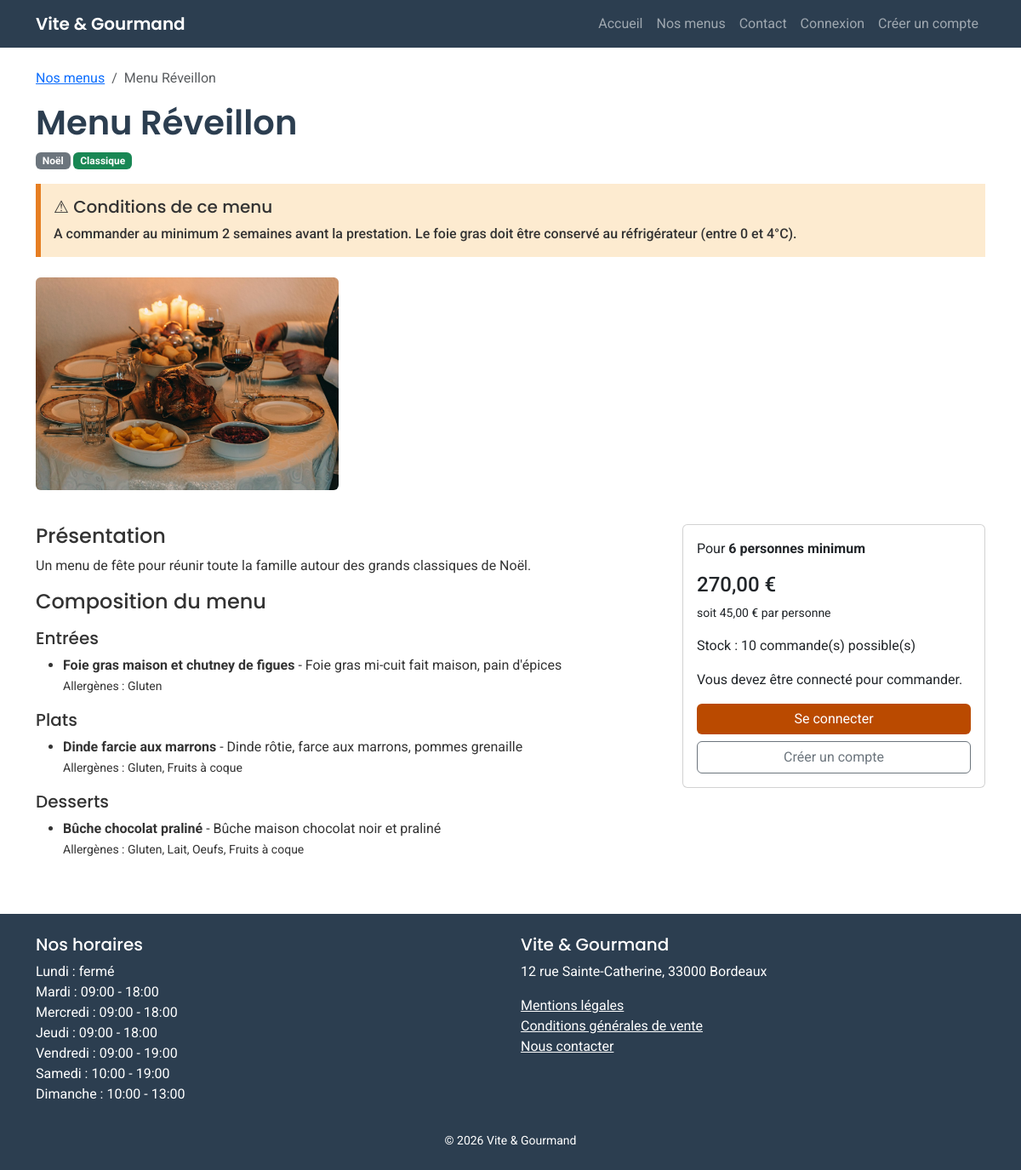
/menu_detail.php?id=1, run on the app's committed database.
### tables this page shows
CREATE TABLE menu (
    id INT AUTO_INCREMENT PRIMARY KEY,
    titre VARCHAR(100) NOT NULL,
    description TEXT,
    theme_id INT NOT NULL,
    regime_id INT NOT NULL,
    nb_personnes_min INT NOT NULL,
    prix DECIMAL(8,2) NOT NULL,  
    conditions TEXT,
    stock INT NOT NULL DEFAULT 0,
    date_creation DATETIME DEFAULT CURRENT_TIMESTAMP,
    FOREIGN KEY (theme_id) REFERENCES theme(id),
    FOREIGN KEY (regime_id) REFERENCES regime(id)
);

CREATE TABLE theme (
    id INT AUTO_INCREMENT PRIMARY KEY,
    libelle VARCHAR(50) NOT NULL
);

CREATE TABLE regime (
    id INT AUTO_INCREMENT PRIMARY KEY,
    libelle VARCHAR(50) NOT NULL
);

CREATE TABLE menu_image (
    id INT AUTO_INCREMENT PRIMARY KEY,
    menu_id INT NOT NULL,
    chemin VARCHAR(255) NOT NULL,
    texte_alt VARCHAR(255),
    FOREIGN KEY (menu_id) REFERENCES menu(id) ON DELETE CASCADE
);

CREATE TABLE plat (
    id INT AUTO_INCREMENT PRIMARY KEY,
    nom VARCHAR(100) NOT NULL,
    type ENUM('entree', 'plat', 'dessert') NOT NULL,
    description TEXT
);

CREATE TABLE horaire (
    id INT AUTO_INCREMENT PRIMARY KEY,
    jour VARCHAR(20) NOT NULL,
    heure_ouverture TIME NULL,
    heure_fermeture TIME NULL,
    ferme TINYINT(1) NOT NULL DEFAULT 0
);

### includes/fonctions.php (called while the page is built, shortened)
<?php
require_once __DIR__ . '/../config/bdd.php';
function e($texte)
{
    return htmlspecialchars((string)$texte, ENT_QUOTES, 'UTF-8');
}
function estConnecte()
{
    return isset($_SESSION['utilisateur']);
}
function formatPrix($prix)
{
    return number_format($prix, 2, ',', ' ') . ' €';
}
function getHoraires()
{
    global $bdd;
    return $bdd->query('SELECT * FROM horaire ORDER BY id')->fetchAll();
}

### menu_detail.php (the view, shortened to what this page needs)
<?php
require_once 'includes/fonctions.php';
$id = isset($_GET['id']) ? (int)$_GET['id'] : 0;
$requete = $bdd->prepare("SELECT m.*, t.libelle AS theme, r.libelle AS regime
                          FROM menu m
                          JOIN theme t ON t.id = m.theme_id
                          JOIN regime r ON r.id = m.regime_id
                          WHERE m.id = ?");
$requete->execute([$id]);
$menu = $requete->fetch();
$requete = $bdd->prepare('SELECT * FROM menu_image WHERE menu_id = ?');
$requete->execute([$id]);
$images = $requete->fetchAll();
$requete = $bdd->prepare("SELECT p.*, GROUP_CONCAT(a.libelle SEPARATOR ', ') AS allergenes
                          FROM plat p
                          JOIN menu_plat mp ON mp.plat_id = p.id
                          LEFT JOIN plat_allergene pa ON pa.plat_id = p.id
                          LEFT JOIN allergene a ON a.id = pa.allergene_id
                          WHERE mp.menu_id = ?
                          GROUP BY p.id
                          ORDER BY FIELD(p.type, 'entree', 'plat', 'dessert')");
$requete->execute([$id]);
$plats = $requete->fetchAll();
require_once 'includes/header.php';
$nomsTypes = ['entree' => 'Entrées', 'plat' => 'Plats', 'dessert' => 'Desserts'];
?>
<nav aria-label="Fil d'ariane">
    <ol class="breadcrumb">
        <li class="breadcrumb-item"><a href="/menus.php">Nos menus</a></li>
        <li class="breadcrumb-item active" aria-current="page"><?= e($menu['titre']) ?></li>
    </ol>
</nav>
<h1 class="text-bordeaux"><?= e($menu['titre']) ?></h1>
<p>
    <span class="badge bg-secondary"><?= e($menu['theme']) ?></span>
    <span class="badge bg-success"><?= e($menu['regime']) ?></span>
</p>
<div class="conditions-menu mb-4" role="note">
    <h2 class="h5">⚠ Conditions de ce menu</h2>
    <p class="mb-0"><?= nl2br(e($menu['conditions'])) ?></p>
</div>
<?php if (count($images) > 0) : ?>
    <div class="row galerie mb-4">
        <?php foreach ($images as $img) : ?>
            <div class="col-md-4 mb-3">
                <img src="/<?= e($img['chemin']) ?>" alt="<?= e($img['texte_alt']) ?>">
            </div>
        <?php endforeach; ?>
    </div>
<?php endif; ?>
<div class="row">
    <div class="col-md-8">
        <h2 class="h4">Présentation</h2>
        <p><?= nl2br(e($menu['description'])) ?></p>
        <h2 class="h4">Composition du menu</h2>
        <?php foreach ($nomsTypes as $type => $nomType) : ?>
            <h3 class="h5 mt-3"><?= $nomType ?></h3>
            <ul>
                <?php foreach ($plats as $plat) : ?>
                    <?php if ($plat['type'] == $type) : ?>
                        <li>
                            <strong><?= e($plat['nom']) ?></strong> - <?= e($plat['description']) ?>
                            <br><small>Allergènes : <?= $plat['allergenes'] ? e($plat['allergenes']) : 'aucun' ?></small>
                        </li>
                    <?php endif; ?>
                <?php endforeach; ?>
            </ul>
        <?php endforeach; ?>
    </div>
    <div class="col-md-4">
        <div class="card p-3">
            <p>Pour <strong><?= e($menu['nb_personnes_min']) ?> personnes minimum</strong></p>
            <p class="h4"><?= formatPrix($menu['prix']) ?></p>
            <p class="small">soit <?= formatPrix($menu['prix'] / $menu['nb_personnes_min']) ?> par personne</p>
            <p>Stock : <?= $menu['stock'] > 0 ? e($menu['stock']) . ' commande(s) possible(s)' : 'épuisé' ?></p>
            <?php if ($menu['stock'] > 0) : ?>
                <?php if (estConnecte()) : ?>
                    <a href="/commande.php?menu=<?= $menu['id'] ?>" class="btn btn-bordeaux btn-lg">Commander</a>
                <?php else : ?>
                    <p>Vous devez être connecté pour commander.</p>
                    <a href="/connexion.php?redirection=<?= urlencode('/commande.php?menu=' . $menu['id']) ?>" class="btn btn-bordeaux mb-2">Se connecter</a>
                    <a href="/inscription.php" class="btn btn-outline-secondary">Créer un compte</a>
                <?php endif; ?>
            <?php else : ?>
                <button class="btn btn-secondary" disabled>Menu épuisé</button>
            <?php endif; ?>
        </div>
    </div>
</div>
<?php require_once 'includes/footer.php'; ?>

### includes/header.php (shortened to what this page needs)
<?php
require_once __DIR__ . '/fonctions.php';
?>
<!DOCTYPE html>
<html lang="fr">
<head>
    <link href="https://cdn.jsdelivr.net/npm/bootstrap@5.3.3/dist/css/bootstrap.min.css" rel="stylesheet">
    <link rel="stylesheet" href="/css/style.css">
</head>
<body>
<header>
    <nav class="navbar navbar-expand-lg navbar-dark bg-bordeaux" aria-label="Menu principal">
        <div class="container">
            <a class="navbar-brand titre-logo" href="/index.php">Vite &amp; Gourmand</a>
            <div class="collapse navbar-collapse" id="menuPrincipal">
                <ul class="navbar-nav ms-auto">
                    <li class="nav-item"><a class="nav-link" href="/index.php">Accueil</a></li>
                    <li class="nav-item"><a class="nav-link" href="/menus.php">Nos menus</a></li>
                    <li class="nav-item"><a class="nav-link" href="/contact.php">Contact</a></li>
                    <?php if (!estConnecte()) : ?>
                        <li class="nav-item"><a class="nav-link" href="/connexion.php">Connexion</a></li>
                        <li class="nav-item"><a class="nav-link" href="/inscription.php">Créer un compte</a></li>
                    <?php endif; ?>
                </ul>
            </div>
        </div>
    </nav>
</header>
<main id="contenu" class="container my-4">

### includes/footer.php (shortened to what this page needs)
</main>
<footer class="bg-bordeaux text-white mt-5 py-4">
    <div class="container">
        <div class="row">
            <div class="col-md-6 mb-3">
                <h2 class="h5">Nos horaires</h2>
                <ul class="list-unstyled">
                    <?php foreach (getHoraires() as $h) : ?>
                        <li>
                            <?= e($h['jour']) ?> :
                            <?php if ($h['ferme']) : ?>
                                fermé
                            <?php else : ?>
                                <?= e(substr($h['heure_ouverture'] ?? '', 0, 5)) ?> - <?= e(substr($h['heure_fermeture'] ?? '', 0, 5)) ?>
                            <?php endif; ?>
                        </li>
                    <?php endforeach; ?>
                </ul>
            </div>
            <div class="col-md-6 mb-3">
                <h2 class="h5">Vite &amp; Gourmand</h2>
                <p>12 rue Sainte-Catherine, 33000 Bordeaux</p>
                <ul class="list-unstyled">
                    <li><a class="text-white" href="/mentions_legales.php">Mentions légales</a></li>
                    <li><a class="text-white" href="/cgv.php">Conditions générales de vente</a></li>
                    <li><a class="text-white" href="/contact.php">Nous contacter</a></li>
                </ul>
            </div>
        </div>
        <p class="text-center small mb-0">&copy; <?= date('Y') ?> Vite &amp; Gourmand</p>
    </div>
</footer>
</body>
</html>

### css/style.css (style rules this page uses)
body { font-family: 'Roboto', Arial, sans-serif; background-color: #ffffff; color: #333333; }
h1, h2, h3, .titre-logo { font-family: 'Poppins', Arial, sans-serif; font-weight: 600; }
.bg-bordeaux { background-color: #2c3e50; }
.text-bordeaux { color: #2c3e50; }
.btn-bordeaux { background-color: #ba4a00; color: #fff; border: none; }
.conditions-menu { background-color: #fdebd0; border-left: 6px solid #e67e22; padding: 15px; font-weight: 500; }
.galerie img { width: 100%; height: 250px; object-fit: cover; border-radius: 6px; background-color: #d9d9d9; }

### data on the page
menu: titre "Menu Réveillon", theme.libelle "Noël", regime.libelle "Classique", conditions "A commander au minimum 2 semaines avant la prestation. Le foie gras doit être conservé au réfrigérateur (entre 0 et 4°C).", description "Un menu de fête pour réunir toute la famille autour des grands classiques de Noël.", nb_personnes_min "6", prix "270,00 €", formatPrix($menu['prix'] / $menu['nb_personnes_min']) "45,00 €", stock "10"
menu_image: chemin (picture)
plat: nom "Foie gras maison et chutney de figues", description "Foie gras mi-cuit fait maison, pain d'épices", allergenes "Gluten"
plat: nom "Dinde farcie aux marrons", description "Dinde rôtie, farce aux marrons, pommes grenaille", allergenes "Gluten, Fruits à coque"
plat: nom "Bûche chocolat praliné", description "Bûche maison chocolat noir et praliné", allergenes "Gluten, Lait, Oeufs, Fruits à coque"
horaire: jour "Lundi", ferme "fermé"
horaire: jour "Mardi", heure_ouverture "09:00", heure_fermeture "18:00"
horaire: jour "Mercredi", heure_ouverture "09:00", heure_fermeture "18:00"
horaire: jour "Jeudi", heure_ouverture "09:00", heure_fermeture "18:00"
horaire: jour "Vendredi", heure_ouverture "09:00", heure_fermeture "19:00"
horaire: jour "Samedi", heure_ouverture "10:00", heure_fermeture "19:00"
horaire: jour "Dimanche", heure_ouverture "10:00", heure_fermeture "13:00"

### other printed values
$nomType "Entrées"
$nomType "Plats"
$nomType "Desserts"
